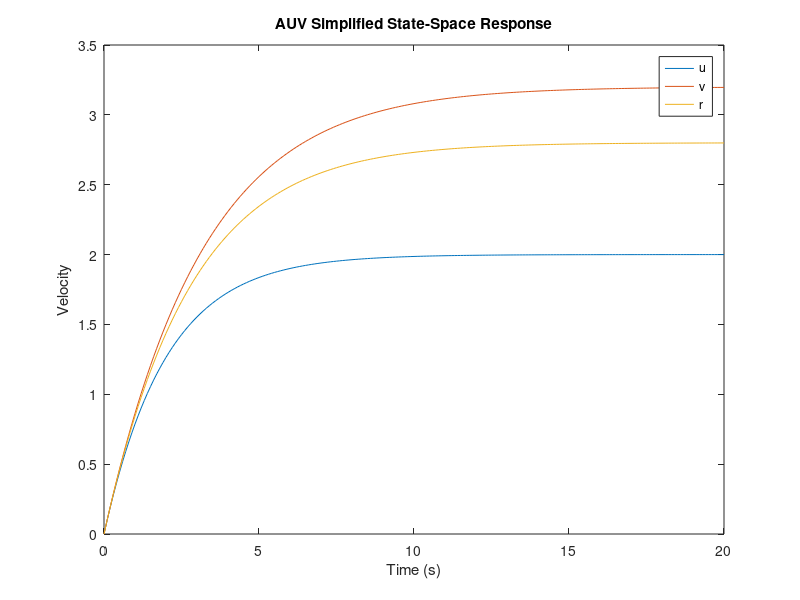

MATLAB code to generate this figure:
% AUV_StateSpace_Model.m

A = [-0.5  0     0;
      0   -0.4   0.1;
      0   -0.05 -0.3];

B = eye(3);
C = eye(3);
D = zeros(3);

sys = ss(A, B, C, D);  % Create state-space system

t = 0:0.1:20;
u = ones(length(t), 3);  % Constant input

[y, t, x] = lsim(sys, u, t);  % Simulate system

plot(t, y)
legend('u', 'v', 'r')
title('AUV Simplified State-Space Response')
xlabel('Time (s)')
ylabel('Velocity')